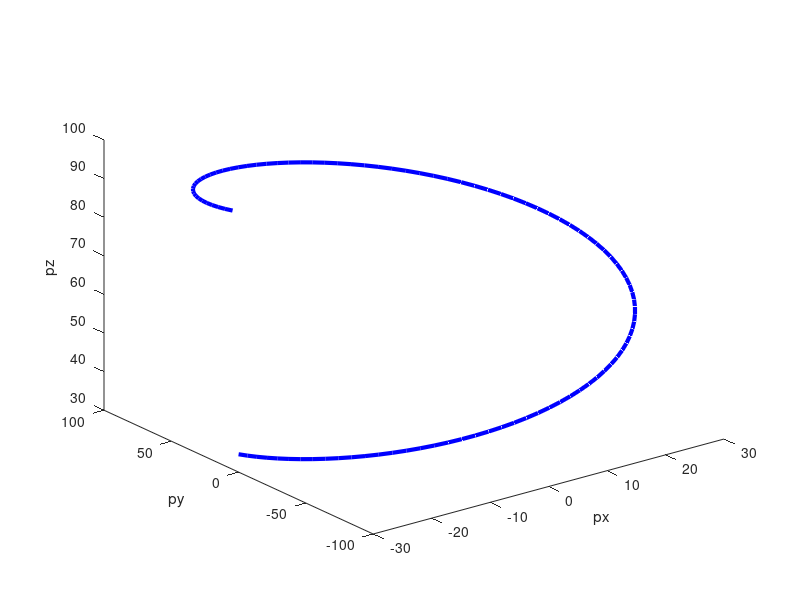

This chart was generated by the following MATLAB code:
%%%%%%%%%%%%%%%%%%%%%%%%%%%%%%%%%%%%%%%%%
% MATLAB code robotics_nominal_traj.m
%%%%%%%%%%%%%%%%%%%%%%%%%%%%%%%%%%%%%%%%%
%
% Generates nominal trajectory for the robotics arm problem
clear all
clc
% generate 100 points in t
t=-pi:.063:pi
px = 30*cos(t);
py = 100*sin(t);
pz = 10*t + 66.04;
plot3(px,py,pz,'b-','LineWidth',3)
xlabel('px')
ylabel('py')
zlabel('pz')
%
%%%%%%%%%%%%%%%%%%%%%%%%%%%%%%%%%%%%%%%%%
